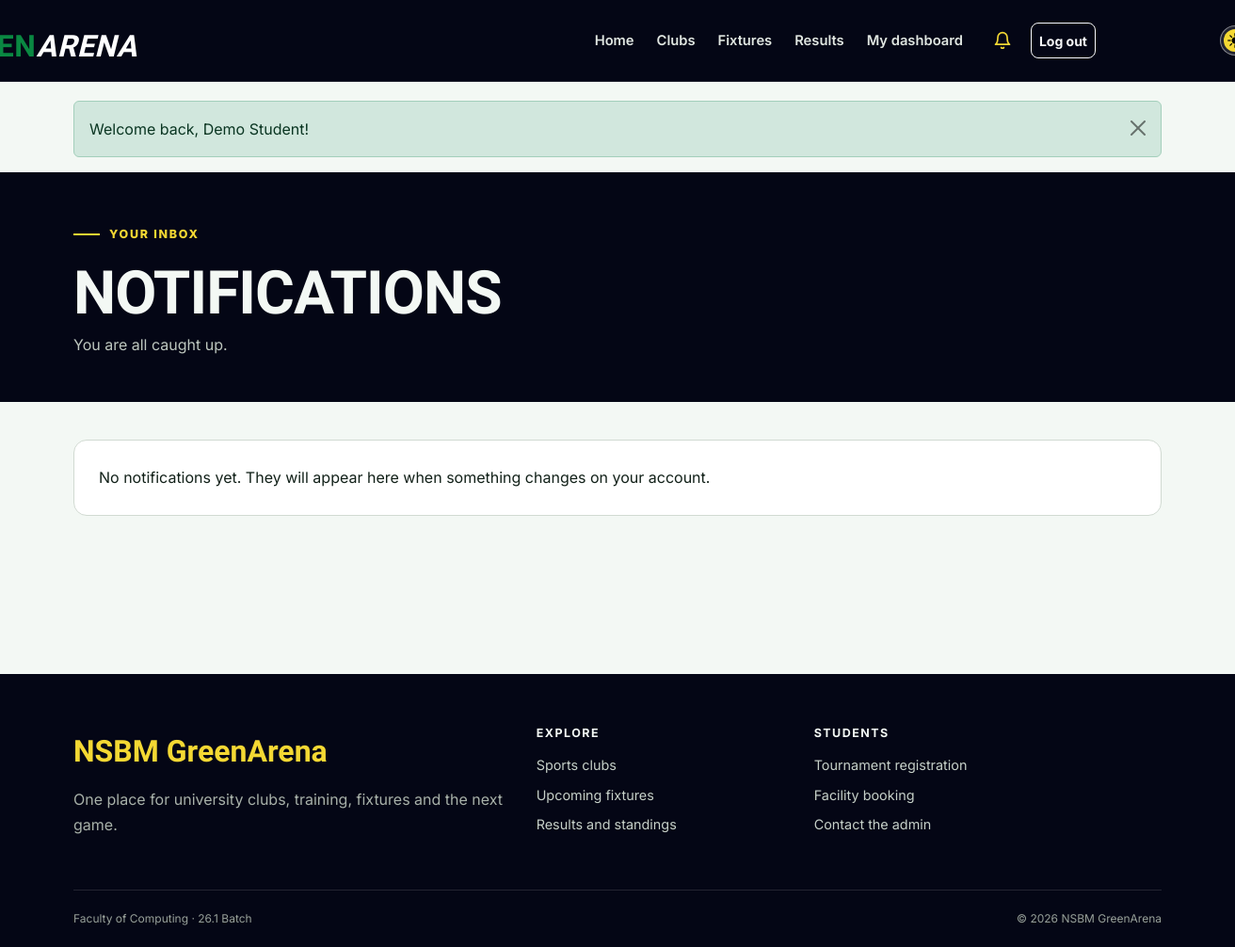
Page /notifications.php (signed in) on the earlier database version.
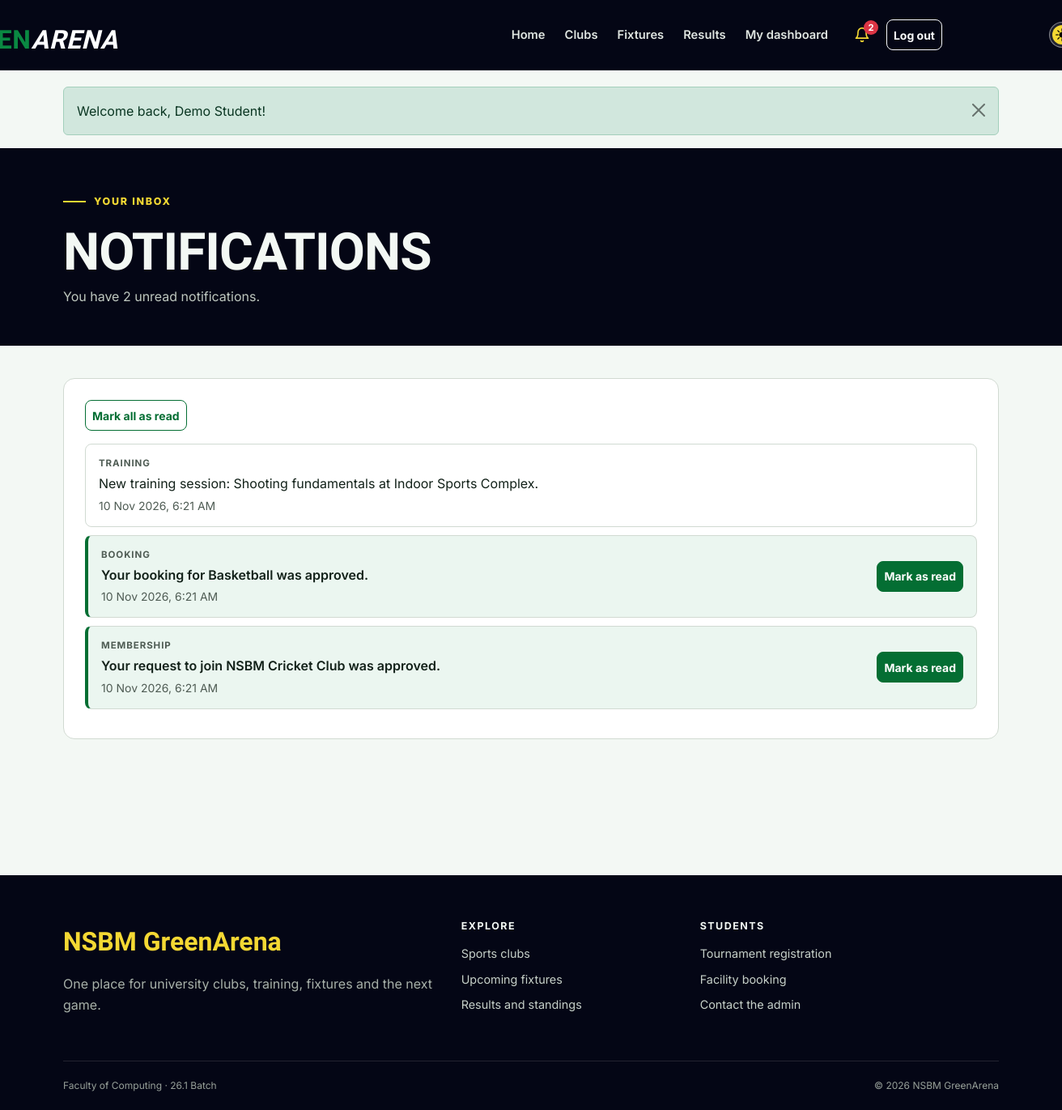
Same page on the later database version.
### tables this page shows
CREATE TABLE users (
    id INT UNSIGNED AUTO_INCREMENT PRIMARY KEY,
    student_id VARCHAR(20) NOT NULL UNIQUE,
    full_name VARCHAR(100) NOT NULL,
    email VARCHAR(120) NOT NULL UNIQUE,
    password_hash VARCHAR(255) NOT NULL,
    role ENUM('student', 'admin') NOT NULL DEFAULT 'student',
    created_at TIMESTAMP DEFAULT CURRENT_TIMESTAMP
);

CREATE TABLE IF NOT EXISTS notifications (
    id INT UNSIGNED AUTO_INCREMENT PRIMARY KEY,
    user_id INT UNSIGNED NOT NULL,
    type VARCHAR(30) NOT NULL,
    message VARCHAR(255) NOT NULL,
    link VARCHAR(255) NULL,
    is_read TINYINT(1) NOT NULL DEFAULT 0,
    created_at TIMESTAMP DEFAULT CURRENT_TIMESTAMP,
    INDEX idx_notifications_user (user_id, is_read),
    FOREIGN KEY (user_id) REFERENCES users(id) ON DELETE CASCADE
);

### includes/functions.php (called while the page is built, shortened)
<?php
function e($value)
{
    return htmlspecialchars($value ?? '', ENT_QUOTES);
}
function url($path = '')
{
    return BASE_PATH . '/' . ltrim($path, '/');
}
function asset($path)
{
    return url('assets/' . ltrim($path, '/'));
}
function run_query($sql, $params = [])
{
    global $connection;
    $statement = mysqli_prepare($connection, $sql);
    if (count($params) > 0) {
        $types = str_repeat('s', count($params));
        mysqli_stmt_bind_param($statement, $types, ...$params);
    }
    if (!mysqli_stmt_execute($statement)) {
        die('SQL error: ' . mysqli_stmt_error($statement));
    }
    return $statement;
}
function fetch_all($sql, $params = [])
{
    $statement = run_query($sql, $params);
    $result = mysqli_stmt_get_result($statement);
    return mysqli_fetch_all($result, MYSQLI_ASSOC);
}
function fetch_one($sql, $params = [])
{
    $rows = fetch_all($sql, $params);
    if (count($rows) > 0) {
        return $rows[0];
    }
    return false;
}
function get_flashes()
{
    $messages = $_SESSION['flash'] ?? [];
    return $messages;
}
function format_date($date, $format = 'd M Y')
{
    if ($date) {
        return date($format, strtotime($date));
    }
    return 'Not set';
}
function active_class($page, $activePage)
{
    if ($page === $activePage) {
        return 'active';
    }
    return '';
}
function notifications_ready()
{
    global $connection;
    static $ready = null;
    if ($ready === null) {
        $result = mysqli_query($connection, "SHOW TABLES LIKE 'notifications'");
        $ready = $result && mysqli_num_rows($result) > 0;
    }
    return $ready;
}
function unread_count($userId)
{
    if (!notifications_ready()) {
        return 0;
    }
    return (int) fetch_one('SELECT COUNT(*) AS total FROM notifications WHERE user_id = ? AND is_read = 0', [$userId])['total'];
}

### includes/auth.php (called while the page is built, shortened)
<?php
function current_user()
{
    $user = fetch_one('SELECT id, student_id, full_name, email, role FROM users WHERE id = ?', [$_SESSION['user_id']]);
    return $user;
}

### notifications.php (the view, shortened to what this page needs)
<?php
$userId = current_user()['id'];
$activePage = 'notifications';
$unread = unread_count($userId);
$notifications = [];
if (notifications_ready()) {
    $notifications = fetch_all('SELECT * FROM notifications WHERE user_id = ? ORDER BY created_at DESC, id DESC LIMIT 50', [$userId]);
}
include __DIR__ . '/includes/header.php';
?>
<section class="page-hero">
    <div class="container"><span class="hero-kicker">Your inbox</span>
        <h1>Notifications</h1>
        <p><?= $unread > 0 ? 'You have ' . $unread . ' unread notification' . ($unread === 1 ? '' : 's') . '.' : 'You are all caught up.' ?></p>
    </div>
</section>
<section class="page-content">
    <div class="container dashboard-content">
        <section class="content-panel">
            <?php if ($notifications): ?>
                <?php if ($unread > 0): ?>
                    <form method="post" class="mb-3">
                        <button class="btn btn-sm btn-outline-sport" type="submit">Mark all as read</button>
                    </form>
                <?php endif; ?>
                <ul class="notification-list">
                    <?php foreach ($notifications as $item): ?>
                        <li class="notification-item <?= $item['is_read'] ? '' : 'unread' ?>">
                            <div class="notification-body">
                                <span class="notification-type"><?= e(ucfirst($item['type'])) ?></span>
                                <?php if ($item['link']): ?>
                                    <a class="notification-text" href="<?= e(url('notifications.php?open=' . $item['id'])) ?>"><?= e($item['message']) ?></a>
                                <?php else: ?>
                                    <span class="notification-text"><?= e($item['message']) ?></span>
                                <?php endif; ?>
                                <small class="notification-time"><?= format_date($item['created_at'], 'd M Y, g:i A') ?></small>
                            </div>
                            <?php if (!$item['is_read']): ?>
                                <form method="post">
                                    <button class="btn btn-sm btn-sport" type="submit">Mark as read</button>
                                </form>
                            <?php endif; ?>
                        </li>
                    <?php endforeach; ?>
                </ul>
            <?php else: ?>
                <p class="mb-0">No notifications yet. They will appear here when something changes on your account.</p>
            <?php endif; ?>
        </section>
    </div>
</section>
<?php include __DIR__ . '/includes/footer.php'; ?>

### includes/header.php (shortened to what this page needs)
<?php
$activePage = $activePage ?? '';
$bodyClass = $bodyClass ?? '';
$user = current_user();
$flashes = get_flashes();
$unreadNotifications = $user ? unread_count($user['id']) : 0;
?>
<!doctype html>
<html lang="en">
    <head>
        <link href="https://cdn.jsdelivr.net/npm/bootstrap@5.3.3/dist/css/bootstrap.min.css" rel="stylesheet">
        <link href="<?= e(asset('css/style.css')) ?>" rel="stylesheet">
        <link href="<?= e(asset('css/theme.css')) ?>" rel="stylesheet">
    </head>
    <body class="<?= e($bodyClass) ?>">
        <header>
            <nav class="navbar navbar-expand-lg navbar-dark site-navbar" aria-label="Main navigation">
                <div class="container">
                    <a class="navbar-brand brand" href="<?= e(url('index.php')) ?>" aria-label="NSBM GreenArena home">
                        <span class="green-arena-title"><span class="t-nsbm">  NSBM</span><span class="t-green">GREEN</span><span class="t-arena">ARENA</span></span>
                    </a>
                    <div class="collapse navbar-collapse" id="mainNav">
                        <ul class="navbar-nav ms-auto align-items-lg-center">
                            <li class="nav-item"><a class="nav-link <?= active_class('home', $activePage) ?>" href="<?= e(url('index.php')) ?>">Home</a></li>
                            <li class="nav-item"><a class="nav-link <?= active_class('clubs', $activePage) ?>" href="<?= e(url('clubs.php')) ?>">Clubs</a></li>
                            <li class="nav-item"><a class="nav-link <?= active_class('fixtures', $activePage) ?>" href="<?= e(url('fixtures.php')) ?>">Fixtures</a></li>
                            <li class="nav-item"><a class="nav-link <?= active_class('results', $activePage) ?>" href="<?= e(url('results.php')) ?>">Results</a></li>
                            <?php if ($user): ?>
                                <li class="nav-item"><a class="nav-link <?= active_class('dashboard', $activePage) ?>" href="<?= e(url($user['role'] === 'admin' ? 'admin/index.php' : 'student/dashboard.php')) ?>"><?= $user['role'] === 'admin' ? 'Admin panel' : 'My dashboard' ?></a></li>
                                <li class="nav-item ms-lg-2">
                                    <a class="nav-link notification-bell <?= active_class('notifications', $activePage) ?>" href="<?= e(url('notifications.php')) ?>" aria-label="Notifications">
                                        <svg width="20" height="20" viewBox="0 0 24 24" fill="none" stroke="currentColor" stroke-width="2" stroke-linecap="round" stroke-linejoin="round" aria-hidden="true"><path d="M18 8a6 6 0 0 0-12 0c0 7-3 9-3 9h18s-3-2-3-9"/><path d="M13.7 21a2 2 0 0 1-3.4 0"/></svg>
                                        <span class="notification-badge" id="notification-count" <?= $unreadNotifications > 0 ? '' : 'hidden' ?>><?= $unreadNotifications ?></span>
                                    </a>
                                </li>
                                <li class="nav-item ms-lg-2">
                                    <form action="<?= e(url('logout.php')) ?>" method="post" class="m-0">
                                        <button class="btn btn-sm btn-outline-light w-100" type="submit">Log out</button>
                                    </form>
                                </li>
                            <?php else: ?>
                                <li class="nav-item"><a class="nav-link <?= active_class('login', $activePage) ?>" href="<?= e(url('login.php')) ?>">Log in</a></li>
                                <li class="nav-item ms-lg-2 mt-2 mt-lg-0"><a class="btn btn-sm btn-sport" href="<?= e(url('register.php')) ?>">Join GreenArena</a></li>
                            <?php endif; ?>
                            <li class="nav-item ms-lg-2 mt-2 mt-lg-0">
                                <button class="theme-switch" id="theme-toggle" type="button" role="switch" aria-checked="false" aria-label="Dark mode">
                                    <img class="switch-icon icon-sun" src="<?= e(asset('img/sun.png')) ?>" alt="">
                                </button>
                            </li>
                        </ul>
                    </div>
                </div>
            </nav>
        </header>
        <main id="main-content">
            <?php if ($flashes): ?>
                <div class="container flash-container" aria-live="polite">
                    <?php foreach ($flashes as $message): ?>
                        <div class="alert alert-<?= e($message['type']) ?> alert-dismissible fade show" role="alert">
                            <?= e($message['message']) ?>
                            <button type="button" class="btn-close" data-bs-dismiss="alert" aria-label="Close"></button>
                        </div>
                    <?php endforeach; ?>
                </div>
            <?php endif; ?>

### includes/footer.php (shortened to what this page needs)
</main>
<footer class="site-footer">
<div class="container">
    <div class="row g-4 align-items-start">
        <div class="col-lg-5">
                <a class="footer-brand" href="<?= e(url('index.php')) ?>">NSBM GreenArena</a>
                <p class="footer-copy">One place for university clubs, training, fixtures and the next game.</p>
        </div>
        <div class="col-6 col-lg-3">
            <h2 class="footer-heading">Explore</h2>
                <a href="<?= e(url('clubs.php')) ?>">Sports clubs</a>
                <a href="<?= e(url('fixtures.php')) ?>">Upcoming fixtures</a>
                <a href="<?= e(url('results.php')) ?>">Results and standings</a>
        </div>
        <div class="col-6 col-lg-4">
            <h2 class="footer-heading">Students</h2>
                <a href="<?= e(url('student/registrations.php')) ?>">Tournament registration</a>
                <a href="<?= e(url('student/bookings.php')) ?>">Facility booking</a>
                <a href="<?= e(url('contact.php')) ?>">Contact the admin</a>
        </div>
    </div>
    <div class="footer-bottom">
            <span>Faculty of Computing · 26.1 Batch</span>
            <span>&copy; <?= date('Y') ?> NSBM GreenArena</span>
    </div>
</div>
</footer>
</body>
</html>

### assets/css/theme.css (style rules this page uses)
.theme-switch { position: relative; display: inline-flex; align-items: center; justify-content: space-between; width: 62px; height: 32px; padding: 0 7px; border: 1px solid rgba(255, 255, 255, 0.45); border-radius: 16px; background: rgba(255, 255, 255, 0.12); cursor: pointer; }
.switch-icon { position: relative; z-index: 1; width: 16px; height: 16px; }
@media (min-width: 1200px) { .theme-switch { transform: translateX(200%); } }
@media (min-width: 1200px) { .green-arena-title { transform: translateX(-100%); } }

Differences in the rows shown:
now on this page (row unchanged): users: id "2"
added notifications: type "TRAINING", message "New training session: Shooting fundamentals at Indoor Sports Complex.", created_at "10 Nov 2026, 6:21 AM", is_read 1 (drawn)
added notifications: type "BOOKING", message "Your booking for Basketball was approved.", created_at "10 Nov 2026, 6:21 AM"
added notifications: type "MEMBERSHIP", message "Your request to join NSBM Cricket Club was approved.", created_at "10 Nov 2026, 6:21 AM"
Other differences:
text no longer shown: "You are all caught up. No notifications yet. They will appear here when something changes on your account."
text now shown: "You have unread notification s . Mark all as read"
